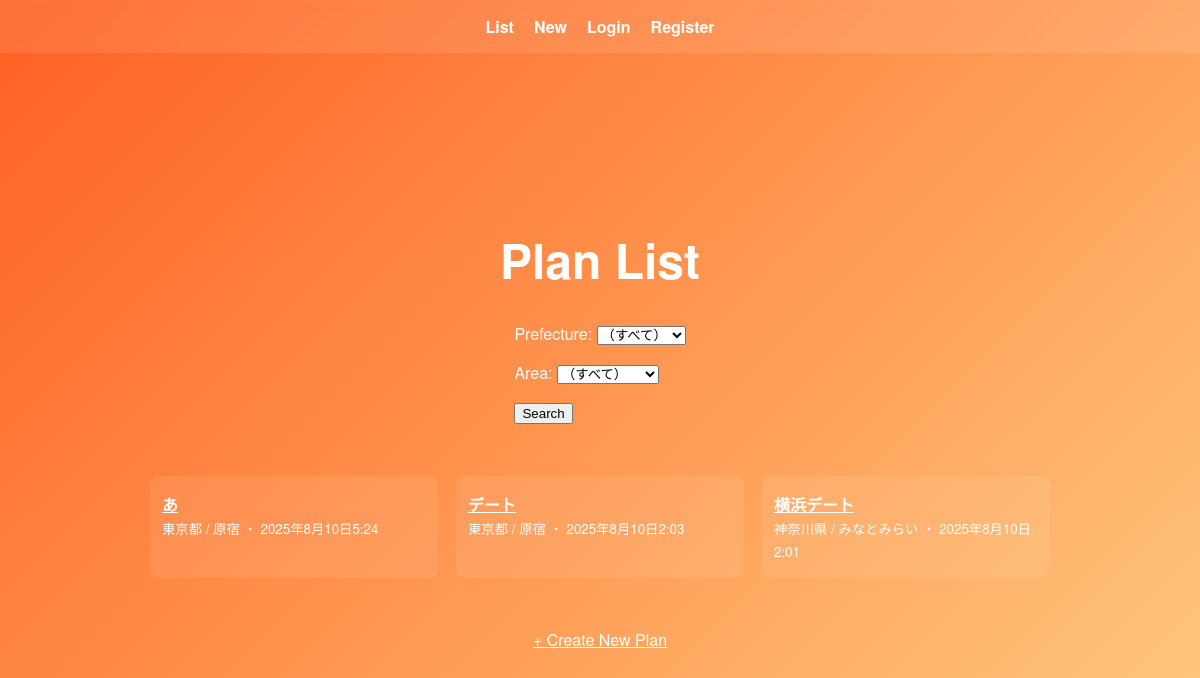
The app's page /, older data.
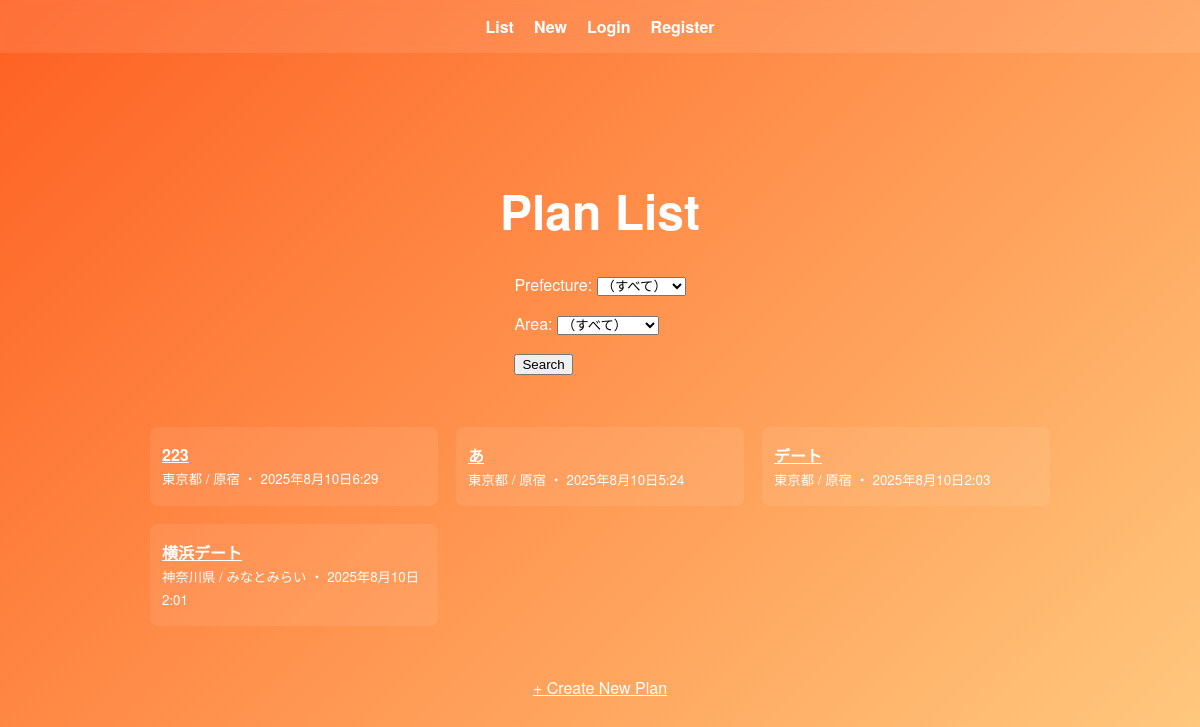
The same page, newer data.
### plans/models.py (models this page shows, shortened)
class Plan(models.Model):
    title = models.CharField(max_length=100)
    pref = models.CharField(max_length=20, choices=PREF_CHOICES)
    sub_area = models.CharField(max_length=50, choices=SUBAREA_CHOICES)
    author = models.ForeignKey(User, on_delete=models.CASCADE)
    is_public = models.BooleanField(default=True)
    created_at = models.DateTimeField(auto_now_add=True)
    default_mode = models.CharField(
        max_length=10,
        choices=TRAVEL_MODES,
        default="walk",
        verbose_name="デフォルト移動手段",
    )
    class Meta:
        ordering = ["-created_at"]

### plans/views.py (the view)
# urls.py: path("", pv.plan_list, name="home"),
def plan_list(request):
    pref = request.GET.get("pref", "")
    sub_area = request.GET.get("sub_area", "")
    qs = Plan.objects.filter(is_public=True).order_by("-created_at")
    if pref:
        qs = qs.filter(pref=pref)
    if sub_area:
        qs = qs.filter(sub_area=sub_area)
    return render(request, "plans/plan_list.html", {
        "plans": qs,
        "pref": pref,
        "sub_area": sub_area,
        "PREF_CHOICES": PREF_CHOICES,
        "SUBAREA_CHOICES": SUBAREA_CHOICES,
    })

### templates/plans/plan_list.html (shortened to what this page needs)
{% extends "base.html" %}
{% block content %}
<div class="plan-list-vertical">
  <h1>Plan List</h1>
  <form method="get" class="plan-search-form">
  <label>Prefecture:
      <select name="pref">
        <option value="">（すべて）</option>
      </select>
    </label>
  <label style="margin-top:8px;">Area:
      <select name="sub_area">
        <option value="">（すべて）</option>
      </select>
    </label>
    <div style="margin-top:8px;">
  <button type="submit">Search</button>
    </div>
  </form>
  <div style="margin: 16px 0; width: 100%;">
    {% if plans %}
      <ul class="plan-list-grid">
        {% for p in plans %}
          <li>
            <a href="/plans/{{ p.id }}/"><strong>{{ p.title }}</strong></a><br>
            <small>{{ p.pref }} / {{ p.sub_area }} ・ {{ p.created_at }}</small>
          </li>
        {% endfor %}
      </ul>
    {% else %}
  <p>No plans found.</p>
    {% endif %}
  </div>
  <div style="margin-top:16px;">
  <a href="/plans/new/">+ Create New Plan</a>
  </div>
</div>
{% endblock %}

### templates/base.html (shortened to what this page needs)
<!doctype html>
<html lang="ja">
<head>
  {% load static %}
  <link rel="stylesheet" href="{% static 'css/style.css' %}">
</head>
<body>
  <header>
  <a href="{% url 'plan_list' %}">List</a>
  <a href="{% url 'plan_new' %}">New</a>
    {% if request.user.is_authenticated %}
  <span>Welcome, {{ request.user.username }}</span>
  <a href="{% url 'logout' %}">Logout</a>
    {% else %}
  <a href="{% url 'login' %}">Login</a>
  <a href="{% url 'register' %}">Register</a>
    {% endif %}
  </header>
  <main class="main-container">
    {% block content %}{% endblock %}
  </main>
</body>
</html>

### static/css/style.css (style rules this page uses)
.plan-list-grid { display: grid; grid-template-columns: repeat(3, 1fr); gap: 18px; padding: 0; list-style: none; width: 100%; max-width: 900px; margin: 0 auto; }
.plan-list-grid li { background: rgba(255,255,255,0.08); border-radius: 8px; padding: 16px 12px; text-align: left; color: white; min-width: 0; word-break: break-word; }
.plan-list-vertical { display: flex; flex-direction: column; align-items: center; gap: 18px; width: 100%; }
.plan-search-form { display: flex; flex-direction: column; align-items: flex-start; gap: 8px; margin-bottom: 8px; }
body { margin: 0; font-family: "Helvetica Neue", Arial, sans-serif; background: linear-gradient(135deg, #fe6021 0%, #ffcc80 100%); color: white; min-height: 100vh; display: flex; flex-direction: column; }
header { display: flex; justify-content: center; gap: 20px; padding: 15px; background: rgba(255, 255, 255, 0.1); backdrop-filter: blur(5px); font-weight: bold; }
header a { color: white; text-decoration: none; font-size: 16px; }
.main-container { flex-grow: 1; display: flex; justify-content: center; align-items: center; text-align: center; padding: 20px; }
h1 { font-size: 48px; font-weight: 600; margin-bottom: 10px; }
div { margin: 10px 0; }
a { color: white; text-decoration: underline; }

Row changes from the older to the newer data that the page shows:
added Plan: title "223", pref "東京都", sub_area "原宿", created_at "2025年8月10日6:29"
